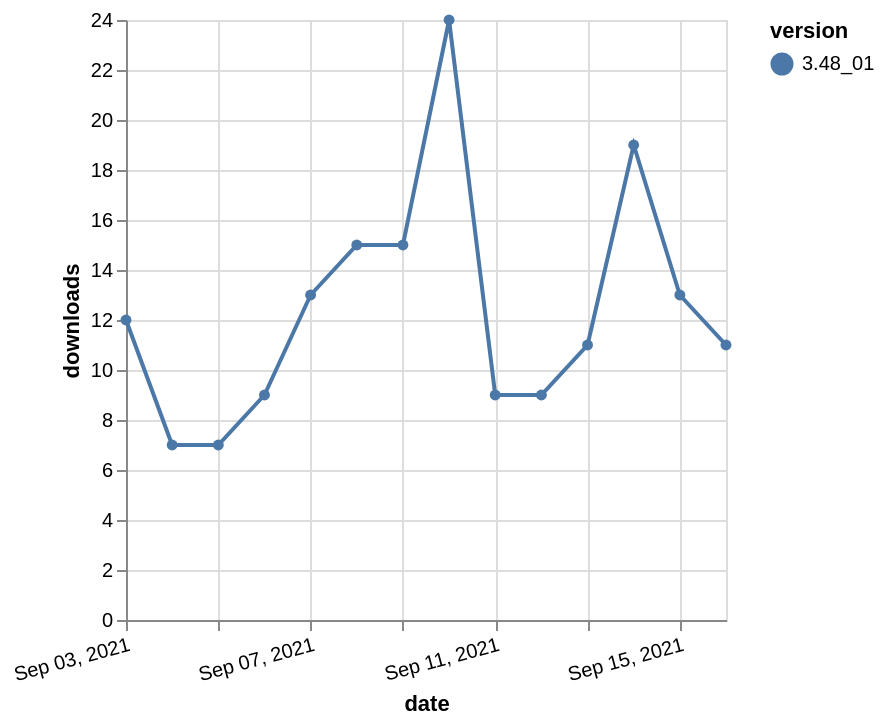

The specification (Vega-Lite) saved for this image:
### Vega-Lite specification from a JSON file in a GitHub repository (floating-point values rounded to 4 significant figures)
{"$schema": "https://vega.github.io/schema/vega-lite/v5.json", "description": "A simple bar chart with embedded data.", "data": {"values": [{"date": "2021-09-03", "total": 11982, "delta": 12, "version": "3.48_01"}, {"date": "2021-09-04", "total": 11989, "delta": 7, "version": "3.48_01"}, {"date": "2021-09-05", "total": 11996, "delta": 7, "version": "3.48_01"}, {"date": "2021-09-06", "total": 12005, "delta": 9, "version": "3.48_01"}, {"date": "2021-09-07", "total": 12018, "delta": 13, "version": "3.48_01"}, {"date": "2021-09-08", "total": 12033, "delta": 15, "version": "3.48_01"}, {"date": "2021-09-09", "total": 12048, "delta": 15, "version": "3.48_01"}, {"date": "2021-09-10", "total": 12072, "delta": 24, "version": "3.48_01"}, {"date": "2021-09-11", "total": 12081, "delta": 9, "version": "3.48_01"}, {"date": "2021-09-12", "total": 12090, "delta": 9, "version": "3.48_01"}, {"date": "2021-09-13", "total": 12101, "delta": 11, "version": "3.48_01"}, {"date": "2021-09-14", "total": 12120, "delta": 19, "version": "3.48_01"}, {"date": "2021-09-15", "total": 12133, "delta": 13, "version": "3.48_01"}, {"date": "2021-09-16", "total": 12144, "delta": 11, "version": "3.48_01"}]}, "width": "container", "mark": {"type": "line", "point": {"filled": true}}, "encoding": {"x": {"field": "date", "type": "temporal", "timeUnit": "yearmonthdate", "title": "date", "axis": {"labelAngle": -15}}, "y": {"field": "delta", "type": "quantitative", "title": "downloads"}, "color": {"field": "version", "type": "nominal"}, "tooltip": {"field": "delta"}}}
